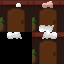

This is a level from a 2D game, rendered from its Tiled map with the project's own tilesets. A one-line summary and the complete map file follow:
An orthogonal 2x2 tile map with 32x32 px tiles, 3 tile layers (Tile Layer 3, Tile Layer 2, Tile Layer 1).

<map version="1.8" tiledversion="1.8.2" orientation="orthogonal" renderorder="right-down" width="2" height="2" tilewidth="32" tileheight="32" infinite="0" nextlayerid="5" nextobjectid="1">
 <tileset firstgid="1" source="Tileset_House.tsx" />
 <layer id="4" name="Tile Layer 3" width="2" height="2">
  <data encoding="csv">
0,10,
0,0
</data>
 </layer>
 <layer id="3" name="Tile Layer 2" width="2" height="2" opacity="0.4">
  <data encoding="csv">
7,7,
0,7
</data>
 </layer>
 <layer id="1" name="Tile Layer 1" width="2" height="2">
  <data encoding="csv">
4,1073741833,
9,2147483657
</data>
 </layer>
</map>
